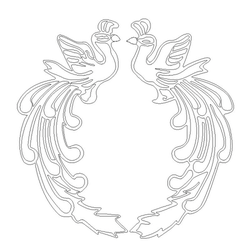
#> input picture 한국전통문양/_source/bonghwang_line.png, 250 x 250 px
$ python colorize_phoenix.py
#> lines starting #> are read from the running program, lines starting #| are printed output that depends on the picture; after the words box and inside, x2 and y2 are one past the last pixel; in counts of white or black regions, pixels touching at a corner belong together
#!/usr/bin/env python3
"""Laser (neon-tube) version of the twin-phoenix line drawing (한국전통문양/_source/bonghwang_line.png).

The centre-lines of the drawing are extracted (skeleton), smoothed and re-drawn as glowing neon strokes
with a vertical obangsaek-style colour gradient (red head -> gold -> teal -> blue -> violet -> magenta tail).
Strokes are drawn on one after another from the top. -> 한국전통문양/02_동물문/bonghwang_laser.svg
"""
import os

import numpy as np
from PIL import Image
from scipy import ndimage as ndi
from skan import Skeleton
from skimage.morphology import skeletonize

HERE = os.path.dirname(os.path.abspath(__file__))
SRC = os.path.join(HERE, '..', '한국전통문양', '_source', 'bonghwang_line.png')
OUT = os.path.join(HERE, '..', '한국전통문양', '02_동물문', 'bonghwang_laser.svg')
N = 1000


def smooth(p, w=7):
    if len(p) < w + 2:
        return p
    k = np.ones(w) / w
    pad = w // 2
    q = np.pad(p, ((pad, pad), (0, 0)), mode='edge')
    s = np.stack([np.convolve(q[:, i], k, mode='valid') for i in range(2)], 1)
    s[0], s[-1] = p[0], p[-1]
    return s


def path_d(p):
    p = smooth(p)
    idx = list(range(0, len(p), 4))
    if idx[-1] != len(p) - 1:
        idx.append(len(p) - 1)
    q = p[idx]
    if len(q) < 3:
        return "M" + " L".join(f"{x:.1f} {y:.1f}" for y, x in q)
    d = f"M{q[0][1]:.1f} {q[0][0]:.1f}"
    for i in range(1, len(q) - 1):
        mx, my = (q[i][1] + q[i + 1][1]) / 2, (q[i][0] + q[i + 1][0]) / 2
        d += f"Q{q[i][1]:.1f} {q[i][0]:.1f} {mx:.1f} {my:.1f}"
    return d + f"L{q[-1][1]:.1f} {q[-1][0]:.1f}"


def main():
    a = np.array(Image.open(SRC).convert('L').resize((N, N), Image.BICUBIC))
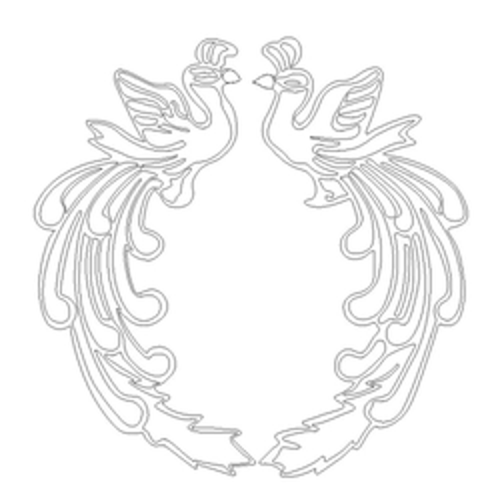
#> a: shape (1000, 1000) (shown at 1/2 size); min 114, max 255, mean 245.5
    line = ndi.binary_closing(a < 214, iterations=1)
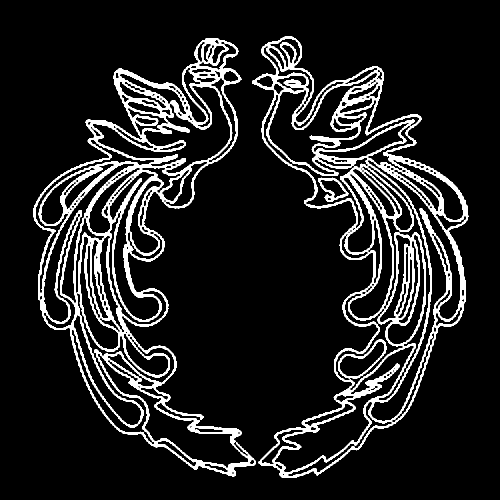
#> line: shape (1000, 1000) bool (shown at 1/2 size); 11.8% white; 4 white regions, box (x1, y1, x2, y2) and area: (67, 76, 512, 953) 59947, (504, 72, 937, 956) 56534, (676, 679, 773, 757) 1070, (636, 355, 697, 404) 821
    sk = skeletonize(line)
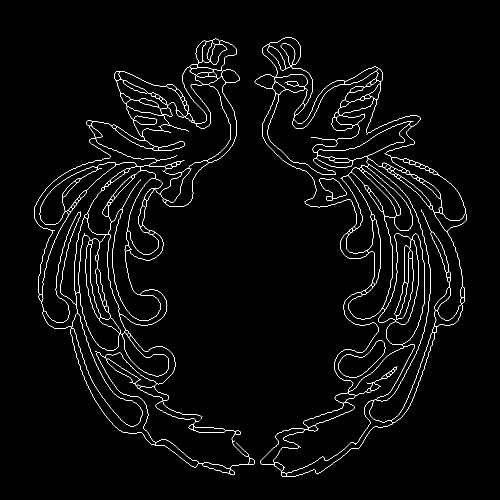
#> sk: shape (1000, 1000) bool (shown at 1/2 size); 2.4% white in thin lines or dots, all inside (x1, y1, x2, y2) = (69, 74, 934, 954)
    S = Skeleton(sk)
    paths = []
    for i in range(S.n_paths):
        c = S.path_coordinates(i)
        if len(c) < 8:
            continue
        paths.append((c[:, 0].min(), len(c), path_d(c)))
    paths.sort(key=lambda t: t[0])
    print(len(paths), 'strokes')
    o = [f'''<svg xmlns="http://www.w3.org/2000/svg" viewBox="0 0 {N} {N}" width="1000" height="1000">
<title>Twin phoenix - laser</title>
<defs>
<radialGradient id="bg" cx="50%" cy="50%" r="75%"><stop offset="0" stop-color="#14183a"/><stop offset="1" stop-color="#080a1a"/></radialGradient>
<linearGradient id="g" gradientUnits="userSpaceOnUse" x1="0" y1="60" x2="0" y2="950">
<stop offset="0" stop-color="#ff3860"/><stop offset=".2" stop-color="#ff9628"/><stop offset=".36" stop-color="#ffe14a"/>
<stop offset=".52" stop-color="#3df2c0"/><stop offset=".68" stop-color="#5aa9ff"/><stop offset=".82" stop-color="#b48cff"/><stop offset="1" stop-color="#ff4fd8"/></linearGradient>
<linearGradient id="g2" gradientUnits="userSpaceOnUse" x1="0" y1="60" x2="0" y2="950">
<stop offset="0" stop-color="#ffd0da"/><stop offset=".2" stop-color="#ffe0b8"/><stop offset=".36" stop-color="#fff8cc"/>
<stop offset=".52" stop-color="#d4fff0"/><stop offset=".68" stop-color="#d8eaff"/><stop offset=".82" stop-color="#ece0ff"/><stop offset="1" stop-color="#ffd0f4"/></linearGradient>
<filter id="glow" x="-10%" y="-10%" width="120%" height="120%"><feGaussianBlur stdDeviation="6" result="b"/><feMerge><feMergeNode in="b"/><feMergeNode in="b"/><feMergeNode in="SourceGraphic"/></feMerge></filter>
<style>
.d{{fill:none;stroke-linecap:round;stroke-linejoin:round;stroke-dasharray:1;stroke-dashoffset:1;animation:draw var(--t) ease-out var(--s) forwards}}
.o{{stroke:url(#g);stroke-width:4.5}}
.c{{stroke:url(#g2);stroke-width:1.5}}
@keyframes draw{{to{{stroke-dashoffset:0}}}}
</style></defs>
<rect width="{N}" height="{N}" fill="url(#bg)"/>''']
    glow, core = [], []
    for ymin, ln, d in paths:
        s = .2 + ymin / N * 4.0
        t = min(1.8, max(.5, ln / 260))
        attr = f'pathLength="1" style="--s:{s:.2f}s;--t:{t:.2f}s" d="{d}"'
        glow.append(f'<path class="d o" {attr}/>')
        core.append(f'<path class="d c" {attr}/>')
    o.append('<g filter="url(#glow)">' + ''.join(glow) + '</g>')
    o.append(''.join(core))
    o.append('</svg>')
    open(OUT, 'w', encoding='utf-8').write('\n'.join(o))


main()
#> (the call stopped at in main, `S = Skeleton(sk)`: skan is not available in this run)
